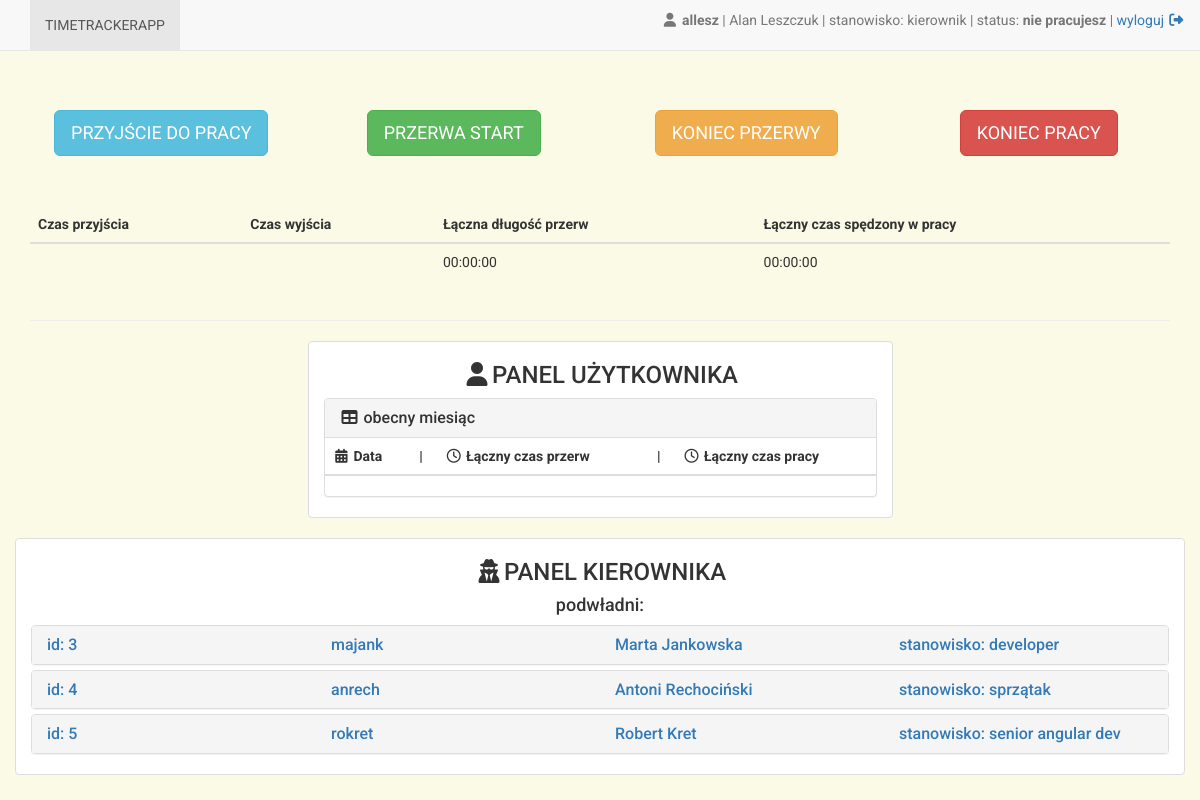
The page /timetrackerapp/ (signed in) on the database its author committed.
### timetrackerapp/models.py (models this page shows, shortened)
class Pracownik(models.Model):
    user = models.OneToOneField(User, on_delete=models.CASCADE)
    przelozony_id = models.ForeignKey('Pracownik', null=True, blank=True)
    stanowisko = models.CharField(max_length=20, null=False)
    def is_kierownik(self):
        return self.stanowisko == 'kierownik'
    def lista_pracownikow(self):
        return Pracownik.objects.filter(przelozony_id=self)
    def laczny_czas_przerw(self, date):
        laczny_przerw = timedelta(milliseconds=0)
        for konkretny_log in self.przerwa_set.filter(start_przerwy__date=date):
            if konkretny_log.koniec_przerwy:
                laczny_przerw += (konkretny_log.koniec_przerwy - konkretny_log.start_przerwy)
        return laczny_przerw.seconds
    def laczny_czas_przerw_dzis(self):
        dzis = datetime.datetime.today()
        return self.laczny_czas_przerw(dzis)
    def t_laczny_czas_przerw(self, date):
        tmp = self.laczny_czas_przerw(date)
        return timedelta_to_text(tmp)
    def t_laczny_czas_przerw_dzis(self):
        tmp = self.laczny_czas_przerw_dzis()
        return timedelta_to_text(tmp)
    def laczny_czas_pracy(self, date):
        laczny_pracy = timedelta(milliseconds=0)
        for konkretny_log in self.czaspracy_set.filter(czas_przyjscia__date=date):
            if konkretny_log.czas_wyjscia:
                laczny_pracy += (konkretny_log.czas_wyjscia - konkretny_log.czas_przyjscia)
        return laczny_pracy.seconds
    def laczny_czas_pracy_dzis(self):
        dzis = datetime.datetime.today()
        return self.laczny_czas_pracy(dzis)
    def t_laczny_czas_pracy(self, date):
        tmp = self.laczny_czas_pracy(date)
        return timedelta_to_text(tmp)
    def t_laczny_czas_pracy_dzis(self):
        tmp = self.laczny_czas_pracy_dzis()
        return timedelta_to_text(tmp)
    def status(self):
        zwrot_statusu = ''
        lastWorkTime = self.czaspracy_set.order_by('-czas_przyjscia').first()
        if lastWorkTime:
            if not lastWorkTime.czas_wyjscia:
                lastBreak = self.przerwa_set.order_by('-start_przerwy').first()
                if lastBreak:
                    if not lastBreak.koniec_przerwy:
                        zwrot_statusu = 'na przerwie'
                        return zwrot_statusu
                zwrot_statusu = 'pracujesz'
                return zwrot_statusu
        zwrot_statusu = 'nie pracujesz'
        return zwrot_statusu

class CzasPracy(models.Model):
    czas_przyjscia = models.DateTimeField(null=True, blank=True)
    czas_wyjscia = models.DateTimeField(null=True, blank=True)
    pracownik = models.ForeignKey(Pracownik)

### timetrackerapp/views.py (the view)
class MainPageView(LoginRequiredMixin, TemplateView):
    template_name = "timetrackerapp/main-page.html"
    def get_context_data(self, **kwargs):
        c = super(MainPageView, self).get_context_data(**kwargs)
        user = self.request.user
        pracownik = user.pracownik
        obecny_dzien = CzasPracy.objects.filter(pracownik=pracownik,
                                                czas_przyjscia__date=datetime.datetime.today())
        przerwy_obecnego_dnia = Przerwa.objects.filter(pracownik=pracownik,
                                                       start_przerwy__date=datetime.datetime.today())
        today = {'dzien': '', 'przerwy': ''}
        today['dzien'] = obecny_dzien
        today['przerwy'] = przerwy_obecnego_dnia
        c["log_dnia"] = today
        return c

### timetrackerapp/models.py (called while the page is built)
def timedelta_to_text(timedel):
    tmp = timedel
    return time.strftime('%H:%M:%S', time.gmtime(tmp))

### timetrackerapp/templatetags/show_month_tags.py (called while the page is built)
@register.inclusion_tag('timetrackerapp/month_log.html')
def get_month_log(pracownik):
    month_log = []
    now = datetime.datetime.now()
    for i in range(calendar.monthrange(now.year, now.month)[1]):
        data = datetime.date(now.year, now.month, i+1)
        poj_log_pracy = pracownik.t_laczny_czas_pracy(data)
        poj_log_przerw = pracownik.t_laczny_czas_przerw(data)
        if poj_log_pracy != '00:00:00':
            month_log.append((str(data), poj_log_przerw, poj_log_pracy))
    return {'month_log': month_log}

### timetrackerapp/templates/timetrackerapp/main-page.html (shortened to what this page needs)
{% extends "base.html" %}
{% load show_month_tags %}
{% block content %}
    <div class="row" style="text-align: center; margin-top: 50px;">
        <div class="col-xs-3">
            <button id="start-work-day" type="button" class="btn btn-info btn-lg" onClick="refreshPage()">
                PRZYJŚCIE DO PRACY
            </button>
        </div>
        <div class="col-xs-3">
            <button id="start-break" type="button" class="btn btn-success btn-lg" onClick="refreshPage()">
                PRZERWA START
            </button>
        </div>
        <div class="col-xs-3">
            <button id="end-break" type="button" class="btn btn-warning btn-lg" onClick="refreshPage()">
                KONIEC PRZERWY
            </button>
        </div>
        <div class="col-xs-3">
            <button id="end-work-day" type="button" class="btn btn-danger btn-lg" onClick="refreshPage()">
                KONIEC PRACY
            </button>
        </div>
    </div>
    <div class="row" style="margin-top: 50px;">
        <div class="col-xs-12">
            <table class="table table-hover">
                <thead>
                <tr>
                    <th>Czas przyjścia</th>
                    <th>Czas wyjścia</th>
                    <th>Łączna długość przerw</th>
                    <th>Łączny czas spędzony w pracy</th>
                </tr>
                </thead>
                <tbody>
                <tr>
                    <td>{{ log_dnia.dzien.0.czas_przyjscia }}</td>
                    <td>
                    <td>{{ user.pracownik.t_laczny_czas_przerw_dzis | default_if_none:"Nie masz jeszcze żadnej zakończonej przerwy" }}</td>
                    <td>{{ user.pracownik.t_laczny_czas_pracy_dzis }}</td>
                </tr>
                </tbody>
            </table>
        </div>
    </div>
    <hr>
    <div class="row">
        <div class="col-xs-12">
            <div class="row">
                <div class="col-xs-3"></div>
                <div class="col-xs-6">
                    <div class="row" style="background-color: #FFFFFF; border: 1px solid #ddd; border-radius: 4px; ">
                        <div class="col-xs-12">
                            <div style="text-align: center;">
                                <h3><i class="fa fa-fw fa-user" aria-hidden="true"></i>PANEL UŻYTKOWNIKA</h3>
                            </div>
                            <div class="panel panel-default">
                                {% get_month_log user.pracownik %}
                            </div>
                        </div>
                    </div>
                </div>
            </div>
        </div>
        <div class="col-xs-12">
            <div class="row"
                 style="background-color: #FFFFFF; border: 1px solid #ddd; border-radius: 4px; margin-top: 20px;">
                {% if user.pracownik.is_kierownik %}
                    <div class="col-xs-4"></div>
                    <div class="col-xs-4" style="text-align: center">
                        <h3><i class="fa fa-fw fa-user-secret" aria-hidden="true"></i>PANEL KIEROWNIKA</h3>
                        <h4>podwładni:</h4>
                    </div>
                    <div class="col-xs-12">
                        <div class="panel-group" id="accordion" role="tablist" aria-multiselectable="true">
                            {% for pracownik in user.pracownik.lista_pracownikow %}
                                <div class="panel panel-default">
                                    <div class="panel-heading" role="tab" id="heading{{ pracownik.user.id }}">
                                        <h4 class="panel-title">
                                            <div class="row">
                                                <a class="collapsed" role="button" data-toggle="collapse"
                                                   data-parent="#accordion"
                                                   href="#collapse{{ pracownik.user.id }}"
                                                   aria-expanded="false"
                                                   aria-controls="collapse{{ pracownik.user.id }}">
                                                    <div class="col-xs-3">id: {{ pracownik.user.id }}</div>
                                                    <div class="col-xs-3">{{ pracownik.user.username }}</div>
                                                    <div class="col-xs-3">{{ pracownik.user.first_name }} {{ pracownik.user.last_name }}</div>
                                                    <div class="col-xs-3">stanowisko: {{ pracownik.stanowisko }}</div>
                                                </a>
                                            </div>
                                        </h4>
                                    </div>
                                </div>
                            {% endfor %}
                        </div>
                    </div>
                {% endif %}
            </div>
        </div>
    </div>
{% endblock %}

### timetrackerapp/templates/base.html (shortened to what this page needs)
<!DOCTYPE html>
<html lang="en">
<head>
    <link rel="stylesheet" href="https://maxcdn.bootstrapcdn.com/bootstrap/3.3.6/css/bootstrap.min.css">
    <link rel="stylesheet" href="https://maxcdn.bootstrapcdn.com/font-awesome/4.6.1/css/font-awesome.min.css">
</head>
<body style="font-family: 'Roboto', sans-serif; padding-top: 60px; background-color: rgb(250, 250, 230)">
<div class="container">
    <nav class="navbar navbar-default navbar-fixed-top">
        <div class="container">
            <div id="navbar" class="navbar-collapse collapse">
                <ul class="nav navbar-nav">
                    {% if user.is_authenticated %}
                        <li class="active"><a href="#">TIMETRACKERAPP</a></li>
                    {% endif %}
                </ul>
                <ul class="nav navbar-nav navbar-right">
                    {% if user.is_authenticated %}
                        <li><p class="text-muted" style="margin-top: 10px;"><i class="fa fa-fw fa-user"></i>
                            <b>{{ user.username }}</b> |
                            {{ user.first_name }} {{ user.last_name }} |
                            stanowisko: {{ user.pracownik.stanowisko }} |
                            status: <b>{{ user.pracownik.status }}</b> |
                            <a href="{% url 'logout' %}">
                                wyloguj
                                <i class="fa-fw fa fa-sign-out" aria-hidden="true"></i>
                            </a></p></li>
                    {% endif %}
                </ul>
            </div>
        </div>
    </nav>
    {% block content %}{% endblock %}
</div>
</body>
</html>

### timetrackerapp/templates/timetrackerapp/month_log.html (shortened to what this page needs)
<div class="panel-heading clearfix">
    <h3 class="panel-title">
        <i class="fa-fw fa fa-table" aria-hidden="true"></i>
        obecny miesiąc
    </h3>
</div>
<div>
    <table class="table table-hover">
        <thead>
        <tr>
            <th><i class="fa-fw fa fa-calendar" aria-hidden="true"></i> Data</th>
            <th>|</th>
            <th><i class="fa-fw fa fa-clock-o" aria-hidden="true"></i> Łączny czas przerw</th>
            <th>|</th>
            <th><i class="fa-fw fa fa-clock-o" aria-hidden="true"></i> Łączny czas pracy</th>
        </tr>
        </thead>
    </table>
</div>

### rows shown on the page
Pracownik: user.id "3", user.username "majank", user.first_name "Marta", user.last_name "Jankowska", stanowisko "developer"
Pracownik: user.id "4", user.username "anrech", user.first_name "Antoni", user.last_name "Rechociński", stanowisko "sprzątak"
Pracownik: user.id "5", user.username "rokret", user.first_name "Robert", user.last_name "Kret", stanowisko "senior angular dev"

### other values the page prints
{{ user.username }} "allesz"
{{ user.first_name }} "Alan"
{{ user.last_name }} "Leszczuk"
{{ user.pracownik.stanowisko }} "kierownik"
{{ user.pracownik.status }} "nie pracujesz"
{{ user.pracownik.t_laczny_czas_pracy_dzis }} "00:00:00"
